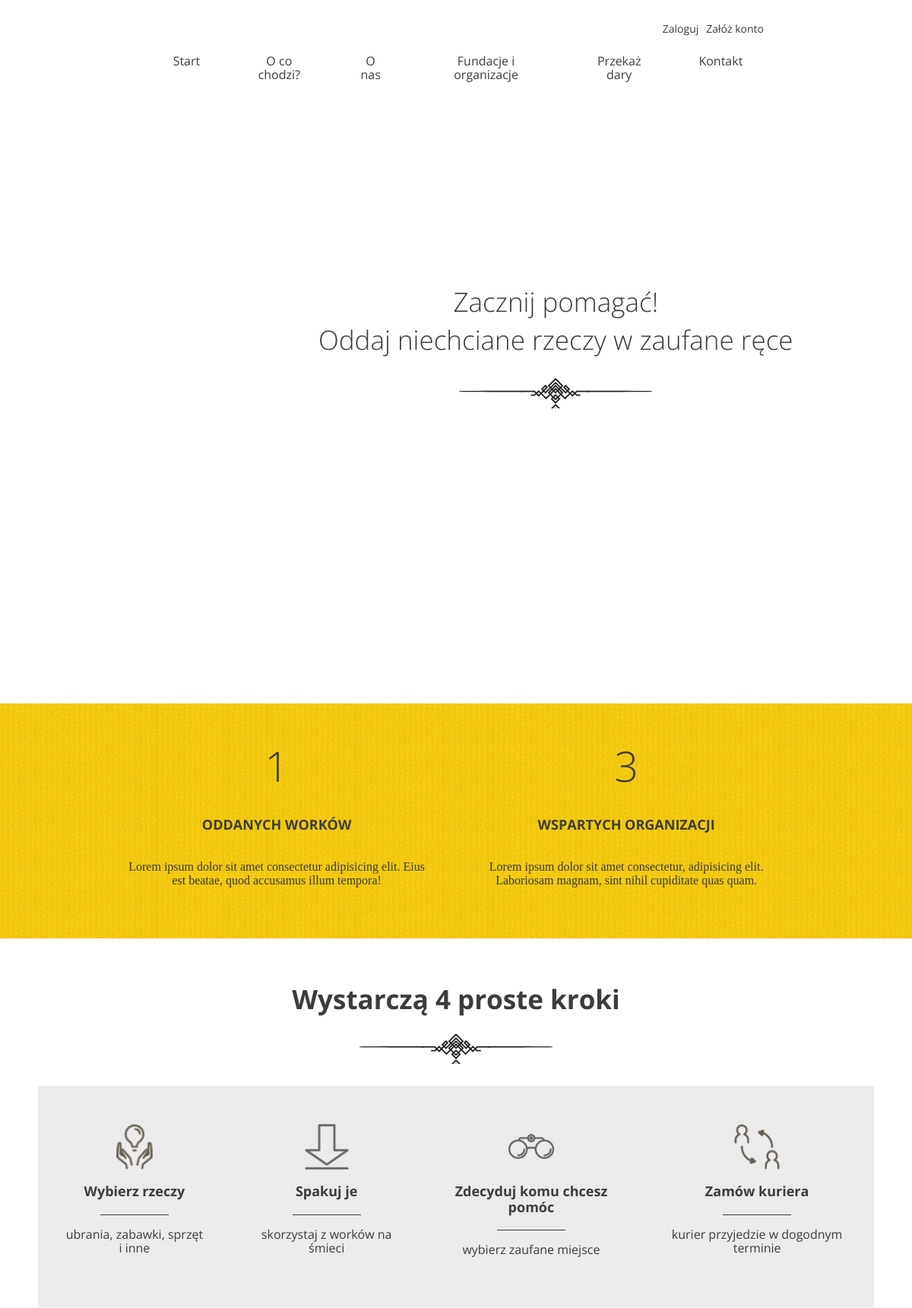
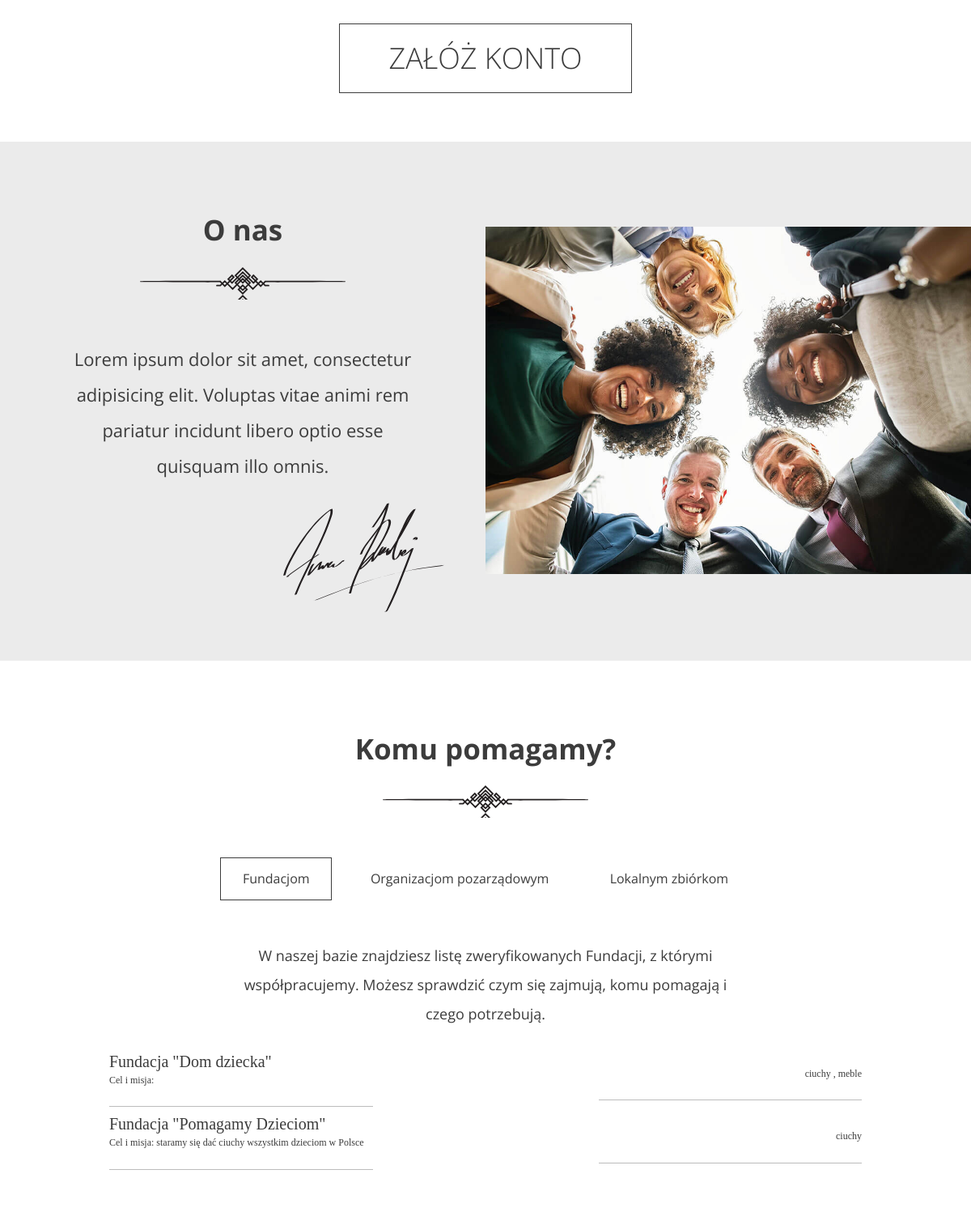
The page / (upper part) on the database its author committed (2 pictures, top to bottom).
### GoodHands/models.py (models this page shows)
class Institution(models.Model):
    name = models.CharField(max_length=100)
    description = models.TextField(max_length=300)
    FUNDACJA = 'Fundacja'
    ORGANIZACJA_POZARZADOWA = 'Organizacja pozarządowa'
    ZBIORKA_LOKALNA = 'Zbiórka lokalna'
    CHOICES = (
        (FUNDACJA, 'Fundacja'),
        (ORGANIZACJA_POZARZADOWA, 'Organizacja pozarządowa'),
        (ZBIORKA_LOKALNA, 'Zbiórka lokalna'),
    )
    type = models.CharField(max_length=50, choices=CHOICES, default=FUNDACJA)
    categories = models.ManyToManyField('Category')

class Category(models.Model):
    name = models.CharField(max_length=100)

### GoodHands/views.py (the view)
# urls.py: path('', views.LandingPage.as_view(), name="main"),
class LandingPage(View):
    def get(self, request):
        donations = Donation.objects.all().count()
        organisations = Institution.objects.all().count()
        foundations = Institution.objects.filter(type=Institution.FUNDACJA)
        organs = Institution.objects.filter(type=Institution.ORGANIZACJA_POZARZADOWA)
        locals = Institution.objects.filter(type=Institution.ZBIORKA_LOKALNA)
        return render(request, 'index.html',
                      {'donations': donations, 'organisations': organisations, 'foundations': foundations,
                       'organs': organs, 'locals': locals})

### templates/index.html (shortened to what this page needs)
{% extends "base.html" %}
{%  load static %}
{% block content %}
    <header class="header--main-page">
      <div class="slogan container container--90">
        <div class="slogan--item">
          <h1>
            Zacznij pomagać!<br />
            Oddaj niechciane rzeczy w zaufane ręce
          </h1>
        </div>
      </div>
    </header>
    <section id="stats" class="stats">
      <div class="container container--85">
        <div class="stats--item">
          <em>{{ donations }}</em>
          <h3>Oddanych worków</h3>
          <p>Lorem ipsum dolor sit amet consectetur adipisicing elit. Eius est beatae, quod accusamus illum tempora!</p>
        </div>
        <div class="stats--item">
          <em>{{ organisations }}</em>
          <h3>Wspartych organizacji</h3>
          <p>Lorem ipsum dolor sit amet consectetur, adipisicing elit. Laboriosam magnam, sint nihil cupiditate quas quam.</p>
        </div>
      </div>
    </section>
    <section id="steps" class="steps">
      <h2>Wystarczą 4 proste kroki</h2>
      <div class="steps--container">
        <div class="steps--item">
          <span class="icon icon--hands"></span>
          <h3>Wybierz rzeczy</h3>
          <p>ubrania, zabawki, sprzęt i inne</p>
        </div>
        <div class="steps--item">
          <span class="icon icon--arrow"></span>
          <h3>Spakuj je</h3>
          <p>skorzystaj z worków na śmieci</p>
        </div>
        <div class="steps--item">
          <span class="icon icon--glasses"></span>
          <h3>Zdecyduj komu chcesz pomóc</h3>
          <p>wybierz zaufane miejsce</p>
        </div>
        <div class="steps--item">
          <span class="icon icon--courier"></span>
          <h3>Zamów kuriera</h3>
          <p>kurier przyjedzie w dogodnym terminie</p>
        </div>
      </div>
      <a href="{% url 'register' %}" class="btn btn--large">Załóż konto</a>
    </section>
    <section id="about-us" class="about-us">
      <div class="about-us--text">
        <h2>O nas</h2>
        <p>Lorem ipsum dolor sit amet, consectetur adipisicing elit. Voluptas vitae animi rem pariatur incidunt libero optio esse quisquam illo omnis.</p>
        <img src="{% static 'images/signature.svg' %}" class="about-us--text-signature" alt="Signature" />
      </div>
      <div class="about-us--image"><img src="{% static 'images/about-us.jpg' %}" alt="People in circle" /></div>
    </section>
     <section id="help" class="help">
      <h2>Komu pomagamy?</h2>
      <ul class="help--buttons">
        <li data-id="1"><a href="#" class="btn btn--without-border active">Fundacjom</a></li>
        <li data-id="2"><a href="#" class="btn btn--without-border">Organizacjom pozarządowym</a></li>
        <li data-id="3"><a href="#" class="btn btn--without-border">Lokalnym zbiórkom</a></li>
      </ul>
      <div class="help--slides active" data-id="1">
        <p>W naszej bazie znajdziesz listę zweryfikowanych Fundacji, z którymi współpracujemy. Możesz sprawdzić czym się zajmują, komu pomagają i czego potrzebują.</p>
        {% for foundation in foundations %}
        <ul class="help--slides-items">
          <li>
            <div class="col">
              <div class="title">Fundacja "{{ foundation.name }}"</div>
              <div class="subtitle">Cel i misja: {{ foundation.description }}</div>
            </div>
                <div class="col">
                    <div class="text">
                        {% for category in foundation.categories.all %}
                            {% if not forloop.first %}, {% endif %}
                            {{ category.name }}
                        {% endfor %}
                    </div>
                </div>
          </li>
        </ul>
        {% endfor %}
      </div>
    </section>
{% endblock %}

### rows shown on the page
Institution: name "Dom dziecka"
Category: name "ciuchy"
Category: name "meble"
Institution: name "Pomagamy Dzieciom", description "staramy się dać ciuchy wszystkim dzieciom w Polsce"

### other values the page prints
{{ donations }} "1"
{{ organisations }} "3"
